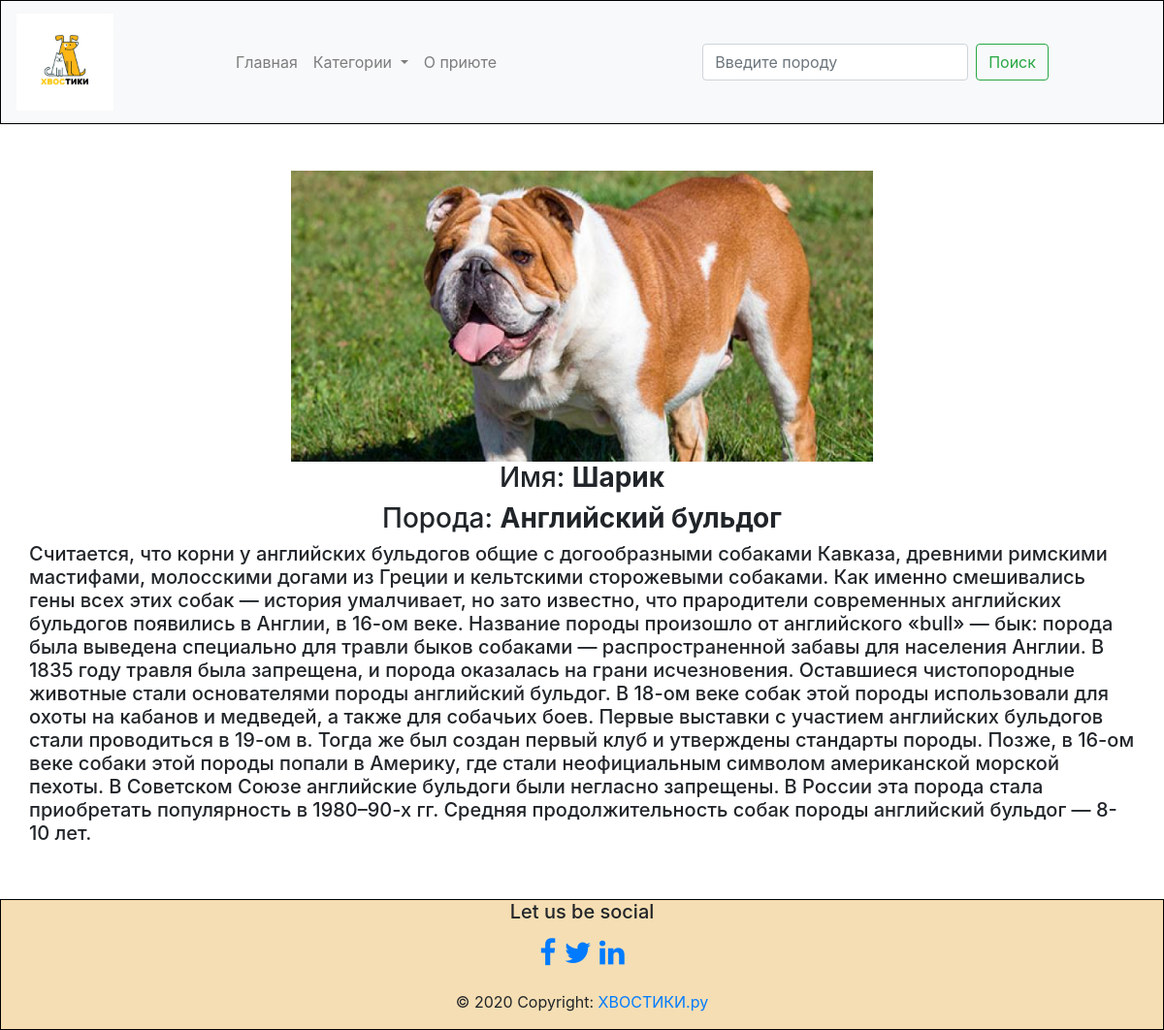
The page /animal/1/ on the database its author committed.
### animals_shelter/models.py (models this page shows, shortened)
class Animal(models.Model):
    animal_name = models.CharField(max_length=100, verbose_name='Кличка')
    breed = models.CharField(max_length=50, verbose_name='Порода')
    description = models.TextField(verbose_name='Описание', help_text='Описание данного животного')
    receipt_date = models.DateField(verbose_name='Дата поступления', default=datetime.date.today())
    photo = models.ImageField(upload_to='', blank=True, verbose_name='Фото')
    animal_type = models.ForeignKey(AnimalType,  null=True, on_delete=models.CASCADE, verbose_name='Тип животного')

### animals_shelter/views.py (the view)
# urls.py: path('animal/<int:id>/', views.animal_detail, name='animal_detail'),
def animal_detail(request, id):
    animal = Animal.objects.get(id=id)
    animal_types = AnimalType.objects.all()
    context = {'animal': animal,
               'animal_types': animal_types}
    return render(request, 'animal_detail.html', context)

### animals_shelter/models.py (called while the page is built)
    def __str__(self):
        return self.type_name

### animals_shelter/templates/animal_detail.html
{% extends 'base.html' %}
{% load static %}
{% block content %}
<div class="container mt-5">
    <div class="row justify-content-center">
        <img src="{{ animal.photo.url }}" alt="" height="300" width="600">
    </div>
    <div class="row justify-content-center"><h3>Имя: <strong>{{ animal.animal_name }}</strong></h3></div>
    <div class="row justify-content-center"><h3>Порода: <strong>{{ animal.breed }}</strong></h3></div>
    <div class="row justify-content-center"><h5>{{ animal.description }}</h5></div>
</div>
{% endblock %}

### rows shown on the page
Animal: photo (picture), animal_name "Шарик", breed "Английский бульдог", description "Считается, что корни у английских бульдогов общие с догообразными собаками Кавказа, древними римскими мастифами, молосскими догами из Греции и кельтскими сторожевыми собаками. Как именно смешивались гены всех этих собак — история умалчивает, но зато известно, что прародители современных английских бульдогов появились в Англии, в 16-ом веке. Название породы произошло от английского «bull» — бык: порода была выведена специально для травли быков собаками — распространенной забавы для населения Англии. В 1835 году травля была запрещена, и порода оказалась на грани исчезновения. Оставшиеся чистопородные животные стали основателями породы английский бульдог. В 18-ом веке собак этой породы…"
